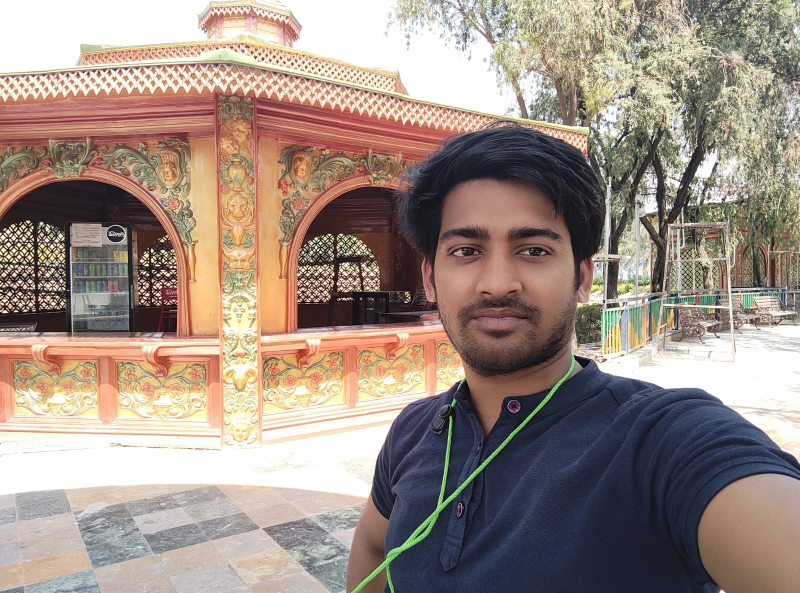
#> input picture OpenCV_Tutorial/vikas1.jpg, 1599 x 1186 px (shown at 1/2 size)
$ jupyter execute --allow-errors Image_1.ipynb
#> lines starting #> are read from the running program, lines starting #| are printed output that depends on the picture
## Read and Show Image

[cell 1]
import cv2

[cell 2]
# img = cv2.imread("vikas1.jpg")  # image read
# cv2.imshow("vikas_kasaudhan",img)   # image show with window name
# cv2.waitKey(10000)                   # image frame wait    time->ms   and 0->pass keyboard any key press
# cv2.destroyAllWindows()              # all window close
# #cv2.destroyWindow()                  # any one window close with window name

[cell 3]
img = cv2.imread("vikas1.jpg")  # image read
#> img is the input picture: shape (1186, 1599, 3); mean B, G, R 131.9, 141.9, 157.8
cv2.imshow("vikas_kasaudhan",img)   # image show with window name
cv2.imshow("vikas_kasaudhan1",img)
cv2.waitKey(0)                   # image frame wait    time->ms   and 0->pass keyboard any key press
#cv2.destroyAllWindows()              # all window close
cv2.destroyWindow("vikas_kasaudhan1")                  # any one window close with window name

## Show Multiple Images and Slide Show

[cell 4]
import cv2
import numpy as np

[cell 5]
img = cv2.imread(r"D:\Project\project\Face_Recognition\ViaksKasaudhan\vikas1.jpeg")
re_img = cv2.resize(img,(500,400))
cv2.imshow("vikas",re_img)
cv2.waitKey(0)
cv2.destroyAllWindows()

[cell 6]
img = cv2.imread(r"D:\Project\project\Face_Recognition\ViaksKasaudhan\vikas1.jpeg")
print(img)  #RGB
#> (printed output is left out)

[cell 7]
img = cv2.imread(r"D:\Project\project\Face_Recognition\ViaksKasaudhan\vikas1.jpeg")
re_img = cv2.resize(img,(500,400))
h = np.hstack((re_img,re_img))
cv2.imshow("vikas",h)
cv2.waitKey(0)
cv2.destroyAllWindows()

[cell 8]
img = cv2.imread(r"D:\Project\project\Face_Recognition\ViaksKasaudhan\vikas1.jpeg")
re_img = cv2.resize(img,(500,400))
v = np.vstack((re_img,re_img))
cv2.imshow("vikas",v)
cv2.waitKey(0)
cv2.destroyAllWindows()

[cell 9]
img = cv2.imread(r"D:\Project\project\Face_Recognition\ViaksKasaudhan\vikas1.jpeg")
re_img = cv2.resize(img,(350,350))
#> re_img: shape (350, 350, 3)
h = np.hstack((re_img,re_img,re_img))
#> h: shape (350, 1050, 3)
v = np.vstack((h,h))
#> v: shape (700, 1050, 3)
cv2.imshow("vikas",v)
cv2.waitKey(0)
cv2.destroyAllWindows()

[cell 10]
import os

#> (a cell that did not finish here is left out)

#> (a cell that did not finish here is left out)

### Read and Show Image ( imread(), imshow() )

[cell 13]
import cv2

[cell 14]
img = cv2.imread("vikas1.jpg")     ## rgb (0-255, 0-255, 0-255)
print(img.shape)
#| (1186, 1599, 3)

[cell 15]
img = cv2.imread("vikas1.jpg")
print(img.shape)
#| (1186, 1599, 3)
img = cv2.resize(img,(350,350))
cv2.imshow('vikas',img)
cv2.waitKey(0)
cv2.destroyAllWindows()


# (1186, 1599, 3) ->3 represent the number of channel

[cell 16]
## RGB (color mode) -> it is default flag

img = cv2.imread("vikas1.jpg",1)
print(img.shape)
#| (1186, 1599, 3)
img = cv2.resize(img,(350,350))
cv2.imshow('vikas',img)
cv2.waitKey(0)
cv2.destroyAllWindows()

[cell 17]
## grayscale (blacken-white)

img = cv2.imread("vikas1.jpg",0)
#> img: shape (1186, 1599); min 0, max 255, mean 145.6
print(img.shape)
#| (1186, 1599)
img = cv2.resize(img,(350,350))
#> img: shape (350, 350)
cv2.imshow('vikas',img)
cv2.waitKey(0)
cv2.destroyAllWindows()

[cell 18]
## alpha channel

img = cv2.imread("vikas1.jpg",-1)
print(img.shape)
#| (1186, 1599, 3)
img = cv2.resize(img,(350,350))
cv2.imshow('vikas',img)
cv2.waitKey(0)
cv2.destroyAllWindows()

### Text Over a Image

[cell 19]
#(img, text, org, fontFace, fontScale,color[,thickness[, lineType[,bottomLeftOrigin]]])

[cell 20]
import cv2

[cell 21]
img_get = cv2.imread(r"D:\Project\project\Face_Recognition\ViaksKasaudhan\vikas1.jpeg")
img_get = cv2.resize(img_get,(400,400))


txt = cv2.putText(
    img = img_get,
    text = "Vikas Kasaudhan",
    org = (50,50),
    fontFace = cv2.FORMATTER_FMT_MATLAB,
    fontScale = 2,
    color = (255,0,0),
    thickness = 2,
    lineType = cv2.LINE_8,
    bottomLeftOrigin = False
)


txt = cv2.putText(
    img = img_get,
    text = "Vikas Kasaudhan",
    org = (50,50),
    fontFace = cv2.FORMATTER_FMT_MATLAB,
    fontScale = 2,
    color = (0,0,255),
    thickness = 2,
    lineType = cv2.LINE_8,
    bottomLeftOrigin = True
)
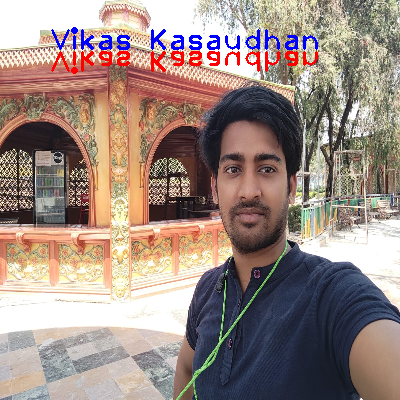
#> txt: shape (400, 400, 3); mean B, G, R 130.7, 137.7, 155.9

cv2.imshow('vikas',txt)
cv2.waitKey(0)
cv2.destroyAllWindows()

## Draw Line and Box on Image

[cell 22]
import cv2

[cell 23]
old_img = cv2.imread("vikas2.jpeg")
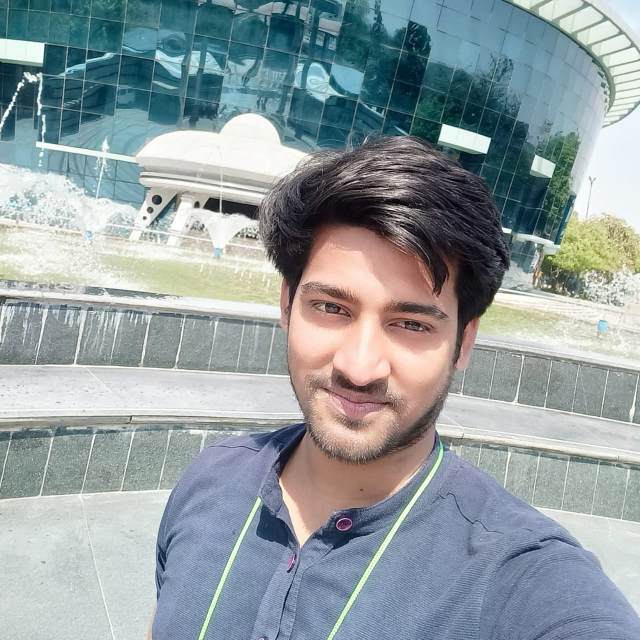
#> input picture OpenCV_Tutorial/vikas2.jpeg, 1280 x 1280 px (shown at 1/2 size)
#> old_img is the input picture: shape (1280, 1280, 3); mean B, G, R 160.1, 157, 145.7
old_img = cv2.resize(old_img,(400,400))
#> old_img: shape (400, 400, 3)

new_img = cv2.line(img = old_img, pt1=(180,140), pt2=(300,140), color = (0,255,0), thickness = 2, lineType=4)
cv2.imshow("vikas",new_img)
cv2.waitKey(0)
cv2.destroyAllWindows()

[cell 24]
old_img = cv2.imread("vikas2.jpeg")
old_img = cv2.resize(old_img,(400,400))

new_img = cv2.rectangle(img = old_img, pt1=(150,100), pt2=(300,300), color = (0,255,0), thickness = 2, lineType=4)
cv2.imshow("vikas",new_img)
cv2.waitKey(0)
cv2.destroyAllWindows()

[cell 25]
old_img = cv2.imread("vikas2.jpeg")
old_img = cv2.resize(old_img,(400,400))

new_img = cv2.putText(img = old_img,text = 'Vikas Kasaudhan',org = (100,90),fontFace=cv2.FaceRecognizerSF_FR_NORM_L2,fontScale=2,color=(0,255,0),thickness=2,lineType=cv2.LINE_4)
new_img = cv2.rectangle(img = old_img, pt1=(150,100), pt2=(300,300), color = (0,255,0), thickness = 2, lineType=4)
cv2.imshow("vikas",new_img)
cv2.waitKey(0)
cv2.destroyAllWindows()

## Draw Circle and Ellipse on Image

[cell 26]
import cv2

[cell 27]
old_img = cv2.imread("vikas2.jpeg")
new_img = cv2.resize(old_img,(400,400))

new_img = cv2.putText(img = new_img,text = 'Vikas Kasaudhan',org = (100,90),fontFace=cv2.FaceRecognizerSF_FR_NORM_L2,fontScale=2,color=(0,255,0),thickness=2,lineType=cv2.LINE_4)
new_img = cv2.circle(img=new_img,center=(220,210),radius=80,color=(0,255,0),thickness=-1,lineType=cv2.LINE_8)

cv2.imshow("Vikas",new_img)
cv2.waitKey(0)
cv2.destroyAllWindows()

[cell 28]
old_img = cv2.imread("vikas2.jpeg")
new_img = cv2.resize(old_img,(400,400))

new_img = cv2.putText(img = new_img,text = 'Vikas Kasaudhan',org = (100,90),fontFace=cv2.FaceRecognizerSF_FR_NORM_L2,fontScale=2,color=(0,255,0),thickness=2,lineType=cv2.LINE_4)
new_img = cv2.ellipse(img=new_img,center=(230,210),axes=(60,90),angle=0,startAngle=0,endAngle=360,color=(217, 222, 203),thickness=-1,lineType=cv2.LINE_8)

cv2.imshow("Vikas",new_img)
cv2.waitKey(0)
cv2.destroyAllWindows()

## Draw Polygon on Image

[cell 29]
import cv2
import numpy as np

[cell 30]
img = cv2.imread("vikas2.jpeg")
new_img = cv2.resize(img,(400,400))


new_img = cv2.polylines(img=new_img,
                        pts=[np.array([[150,120],
                [180,50],
                [300,120],
                [200,250],
                [80,250]])]
                       ,thickness=2,lineType=cv2.LINE_8 ,color=(0,255,0),isClosed=True)

cv2.imshow("Vikas",new_img)
cv2.waitKey(0)
cv2.destroyAllWindows()

## Arithmetic Operation on Images

[cell 31]
import cv2
import numpy as np

[cell 32]
img1 = cv2.imread("vikas1.jpg")
img2 = cv2.imread("vikas2.jpeg")

img1 = cv2.resize(img1,(400,400))
img2 = cv2.resize(img2,(400,400))

new_img = cv2.addWeighted(img1,1,img2,0.2,5)
cv2.imshow("Vikas",new_img)
cv2.waitKey(0)
cv2.destroyAllWindows()

[cell 33]
img1 = cv2.imread("vikas1.jpg")
img2 = cv2.imread("vikas2.jpeg")

img1 = cv2.resize(img1,(400,400))
img2 = cv2.resize(img2,(400,400))

new_img = cv2.subtract(img1,img2)
cv2.imshow("Vikas",new_img)
cv2.waitKey(0)
cv2.destroyAllWindows()

### Bitwise Operation on images

[cell 34]
import cv2
import numpy as np

[cell 35]
img1 = cv2.imread("images1.png")
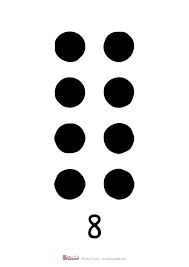
#> input picture OpenCV_Tutorial/images1.png, 189 x 267 px
#> img1 is the input picture: shape (267, 189, 3); mean B, G, R 224.5, 224.5, 224.5
img2 = cv2.imread("images2.png")
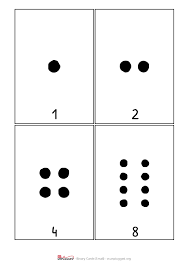
#> input picture OpenCV_Tutorial/images2.png, 189 x 267 px
#> img2 is the input picture: shape (267, 189, 3); mean B, G, R 244.9, 244.9, 244.9

img1 = cv2.resize(img1,(400,400))
#> img1: shape (400, 400, 3)
img2 = cv2.resize(img2,(400,400))
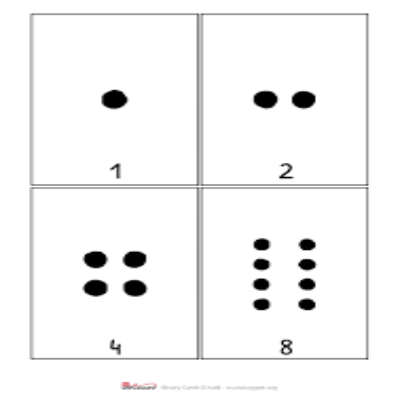
#> img2: shape (400, 400, 3); mean B, G, R 245, 245, 245

new_img = cv2.bitwise_and(img1,img2)
# new_img = cv2.bitwise_or(img1,img2)
#new_img = cv2.bitwise_not(img1)
# new_img = cv2.bitwise_xor(img1,img2)

h = np.hstack((img1,img2,new_img))
#> h: shape (400, 1200, 3)

cv2.imshow("Vikas",h)
cv2.waitKey(0)
cv2.destroyAllWindows()

[cell 36]
img1 = cv2.imread("images1.png")

img1 = cv2.resize(img1,(400,400))

new_img = cv2.bitwise_not(img1)

h = np.hstack((img1,new_img))
#> h: shape (400, 800, 3)

cv2.imshow("Vikas",h)
cv2.waitKey(0)
cv2.destroyAllWindows()

[cell 37]
img1 = cv2.imread("vikas1.jpg")

img1 = cv2.resize(img1,(400,400))

new_img = cv2.bitwise_not(img1)

h = np.hstack((img1,new_img))

cv2.imshow("Vikas",h)
cv2.waitKey(0)
cv2.destroyAllWindows()

[cell 38]
img1 = cv2.imread("vikas1.jpg")
img2 = cv2.imread("vikas2.jpeg")

img1 = cv2.resize(img1,(400,400))
img2 = cv2.resize(img2,(400,400))

#new_img = cv2.bitwise_and(img1,img2)
#new_img = cv2.bitwise_or(img1,img2)
new_img = cv2.bitwise_xor(img1,img2)

h = np.hstack((img1,img2,new_img))
#> h: shape (400, 1200, 3)

cv2.imshow("Vikas",h)
cv2.waitKey(0)
cv2.destroyAllWindows()

### Edge Detection

[cell 39]
img = cv2.imread("vikas1.jpg")
print(img.shape)
#| (1186, 1599, 3)

img = cv2.resize(img,(400,400))

new_img = cv2.Canny(img,400,200,apertureSize=5,L2gradient=True)
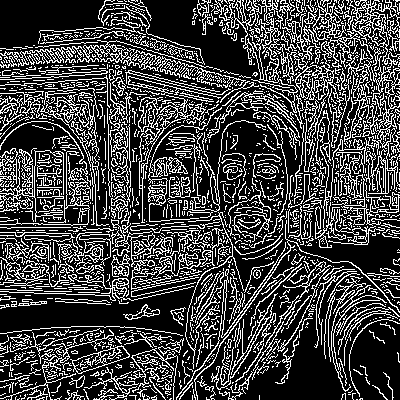
#> new_img: shape (400, 400); 26.4% white in thin lines or dots
print(new_img.shape)
#| (400, 400)


cv2.imshow("Vikas",new_img)
cv2.waitKey(0)
cv2.destroyAllWindows()

### Scaling and Rotation of images

[cell 40]
import cv2

[cell 41]
ori_img = cv2.imread("vikas1.jpg")
new_img = cv2.resize(ori_img,(500,500))
#> new_img: shape (500, 500, 3)
w,h = new_img.shape[0],new_img.shape[1]
#> w = 500; h = 500

m = cv2.getRotationMatrix2D((w/2,h/2),180,1)
fin_img = cv2.warpAffine(new_img,m,(h,w))
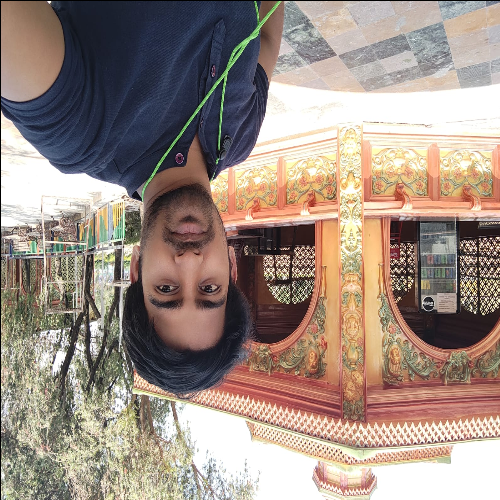
#> fin_img: shape (500, 500, 3); mean B, G, R 131, 141, 156.9

h = np.hstack((new_img,fin_img))
#> h: shape (500, 1000, 3)
cv2.imshow("vikas",h)
cv2.waitKey(0)
cv2.destroyAllWindows()

### Image Blurring

[cell 42]
import cv2
import numpy as np

[cell 43]
ori_img = cv2.imread("vikas1.jpg")
new_img = cv2.resize(ori_img,(300,300))
#> new_img: shape (300, 300, 3)

g = cv2.GaussianBlur(new_img,(5,5),0)
m = cv2.medianBlur(new_img,5)
b = cv2.bilateralFilter(new_img,10,100,100)

h = np.hstack((new_img,g,m,b))
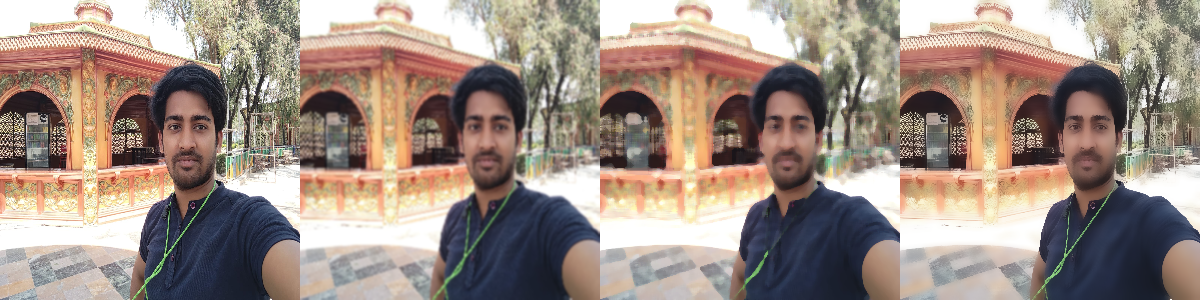
#> h: shape (300, 1200, 3); mean B, G, R 131.9, 142, 158
cv2.imshow("vikas",h)
cv2.waitKey(0)
cv2.destroyAllWindows()

## Imwrite Function (saving images)

[cell 44]
ori_img1 = cv2.imread("vikas1.jpg")
ori_img2 = cv2.imread("vikas2.jpeg")
ori_img3 = cv2.imread("vikas3.jpg")
ori_img4 = cv2.imread("vikas8.jpg")
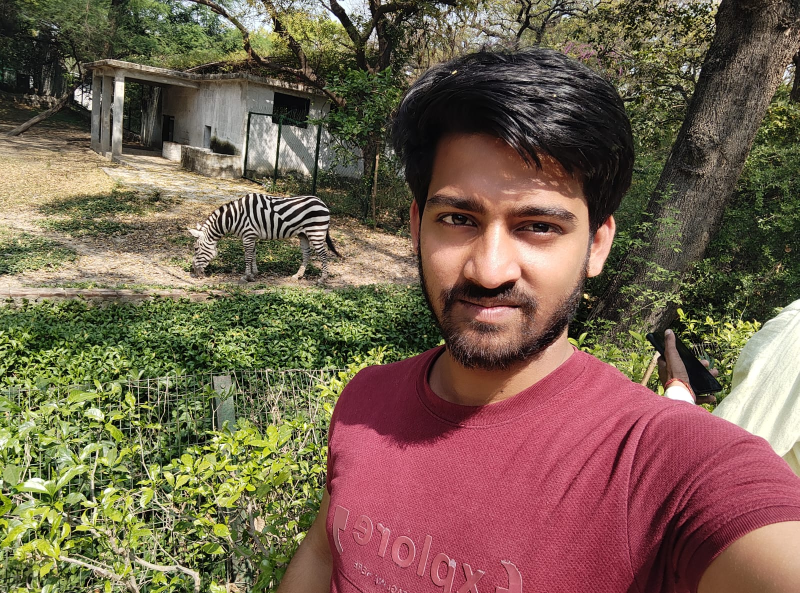
#> input picture OpenCV_Tutorial/vikas8.jpg, 1599 x 1186 px (shown at 1/2 size)
#> ori_img4 is the input picture: shape (1186, 1599, 3); mean B, G, R 78.9, 97.7, 118.4

new_img1 = cv2.resize(ori_img1,(300,300))
new_img2 = cv2.resize(ori_img2,(300,300))
#> (the rest of this cell did not finish here and is left out)

### Makeborder of Images

[cell 45]
import cv2
import numpy as np

[cell 46]
ori_img = cv2.imread("vikas1.jpg")
new_img = cv2.resize(ori_img,(300,300))

# img1 = cv2.copyMakeBorder(new_img,20,20,20,20,cv2.BORDER_CONSTANT,None, value=2)
img1 = cv2.copyMakeBorder(new_img,20,20,20,20,cv2.BORDER_WRAP,None, value=10)
#> img1: shape (340, 340, 3)

img1 = cv2.resize(img1,(300,300))
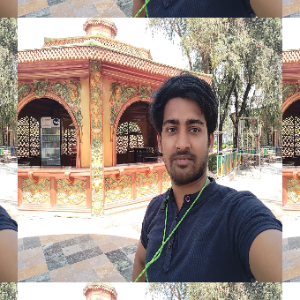
#> img1: shape (300, 300, 3); mean B, G, R 136.6, 146.4, 160.8


h = np.hstack((new_img,img1))
cv2.imshow("vikas",h)
cv2.waitKey(0)
cv2.destroyAllWindows()
